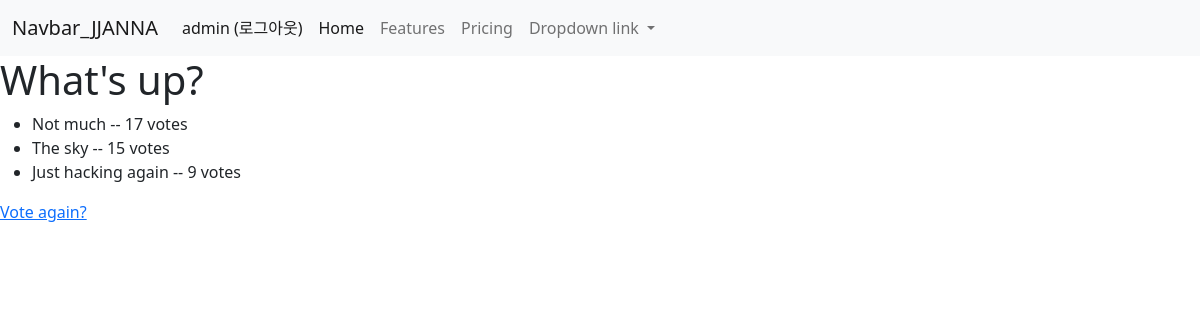
The app's page /polls/1/results/ (signed in) with its own data.
### polls/models.py (models this page shows, shortened)
class Question(models.Model):
    question_text = models.CharField(max_length=200)
    pub_date = models.DateTimeField('date published')

class Choice(models.Model):
    question = models.ForeignKey(Question, on_delete=models.CASCADE)
    choice_text = models.CharField(max_length=200)
    votes = models.IntegerField(default=0)

### polls/views.py (the view)
# urls.py: path('<int:question_id>/results/', views.results, name='results'),
def results(request, question_id):
    question = get_object_or_404(Question, pk=question_id)
    return render(request, 'polls/results.html', {'question': question})

### templates/polls/results.html
{% extends 'base.html' %}
{% block content %}
<h1>{{ question.question_text }}</h1>
<ul>
{% for choice in question.choice_set.all %}
    <li>{{ choice.choice_text }} -- {{ choice.votes }} vote{{ choice.votes|pluralize }}</li>
{% endfor %}
</ul>
<a href="{% url 'polls:detail' question.id %}">Vote again?</a>
{% endblock %}

### templates/navbar.html (shortened to what this page needs)
<nav class="navbar navbar-expand-lg navbar-light bg-light">
  <div class="container-fluid">
    <a class="navbar-brand" href="/">Navbar_JJANNA</a>
    <div class="collapse navbar-collapse" id="navbarNavDropdown">
      <ul class="navbar-nav">
        <li class="nav-item">
          {% if user.is_authenticated %}
          <a class="nav-link active" aria-current="page" href="{% url 'common:logout' %}">{{ user.username }} (로그아웃)</a>
          {% else %}
          <a class="nav-link active" aria-current="page" href="{% url 'common:login' %}">로그인</a>
          {% endif %}
        </li>
          <li class="nav-item">
          <a class="nav-link active" aria-current="page" href="#">Home</a>
        </li>
        <li class="nav-item">
          <a class="nav-link" href="#">Features</a>
        </li>
        <li class="nav-item">
          <a class="nav-link" href="#">Pricing</a>
        </li>
        <li class="nav-item dropdown">
          <a class="nav-link dropdown-toggle" href="#" id="navbarDropdownMenuLink" role="button" data-bs-toggle="dropdown" aria-expanded="false">
            Dropdown link
          </a>
        </li>
      </ul>
    </div>
  </div>
</nav>

### records on screen
Question: question_text "What's up?"
Choice: choice_text "Not much", votes "17"
Choice: choice_text "The sky", votes "15"
Choice: choice_text "Just hacking again", votes "9"

### other values on screen
{{ user.username }} "admin"
